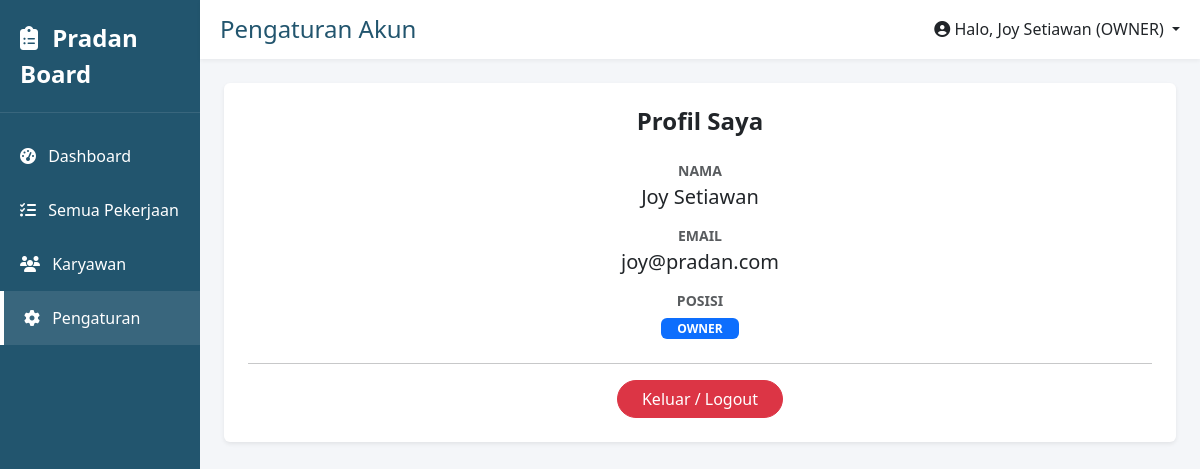
/pengaturan (signed in), run on the app's committed database.
### models.py (models this page shows)
class User(db.Model):
    id = db.Column(db.Integer, primary_key=True)
    name = db.Column(db.String(100), nullable=False)
    email = db.Column(db.String(120), unique=True, nullable=False)
    password = db.Column(db.String(200), nullable=False)
    role = db.Column(db.String(20), nullable=False)
    is_approved = db.Column(db.Boolean, default=False) # Kolom krusial

### app.py (the view)
@app.route('/pengaturan')
def pengaturan():
    user = get_current_user()
    if not user: return redirect(url_for('login'))
    return render_template('pengaturan.html', user=user)

### app.py (called while the page is built)
def get_current_user():
    user_id = session.get('user_id')
    if user_id:
        return db.session.get(User, user_id)
    return None

### templates/pengaturan.html
{% extends "base.html" %}
{% block page_title %}Pengaturan Akun{% endblock %}
{% block content %}
<div class="card border-0 shadow-sm">
    <div class="card-body p-4 text-center">
        <h4 class="fw-bold mb-4">Profil Saya</h4>
        <div class="mb-3">
            <p class="mb-1 text-muted small fw-bold">NAMA</p>
            <h5>{{ user.name }}</h5>
        </div>
        <div class="mb-3">
            <p class="mb-1 text-muted small fw-bold">EMAIL</p>
            <h5>{{ user.email }}</h5>
        </div>
        <div class="mb-4">
            <p class="mb-1 text-muted small fw-bold">POSISI</p>
            <span class="badge bg-primary px-3">{{ user.role.upper() }}</span>
        </div>
        <hr>
        <a href="{{ url_for('logout') }}" class="btn btn-danger rounded-pill px-4">Keluar / Logout</a>
    </div>
</div>
{% endblock %}

### templates/base.html (shortened to what this page needs)
<!DOCTYPE html>
<html lang="id">
<head>
    <link href="https://cdn.jsdelivr.net/npm/bootstrap@5.3.0/dist/css/bootstrap.min.css" rel="stylesheet">
    <link rel="stylesheet" href="https://cdnjs.cloudflare.com/ajax/libs/font-awesome/6.4.0/css/all.min.css">
</head>
<body>
<div class="container-fluid">
    <div class="row">
        <div class="col-md-2 p-0 sidebar d-none d-md-block">
            <div class="brand"><i class="fas fa-clipboard-list me-2"></i> Pradan Board</div>
            <div class="mt-3">
                <a href="{{ url_for('home') }}" class="{% if request.path == '/' %}active{% endif %}"><i class="fas fa-tachometer-alt me-2"></i> Dashboard</a>
                <a href="{{ url_for('semuapekerjaan') }}" class="{% if request.path == '/semuapekerjaan' %}active{% endif %}"><i class="fas fa-tasks me-2"></i> Semua Pekerjaan</a>
                <a href="{{ url_for('karyawan') }}" class="{% if request.path == '/karyawan' %}active{% endif %}"><i class="fas fa-users me-2"></i> Karyawan</a>
                <a href="{{ url_for('pengaturan') }}" class="{% if request.path == '/pengaturan' %}active{% endif %}"><i class="fas fa-cog me-2"></i> Pengaturan</a>
            </div>
        </div>
        <div class="col-md-10 p-0">
            <div class="topbar d-flex justify-content-between align-items-center">
                <h4 class="m-0" style="color: var(--pradan-blue);">{% block page_title %}{% endblock %}</h4>
                <div class="dropdown">
                    <a class="text-dark text-decoration-none dropdown-toggle" href="#" role="button" data-bs-toggle="dropdown">
                        <i class="fas fa-user-circle"></i> Halo, {{ user.name }} ({{ user.role.upper() }})
                    </a>
                </div>
            </div>
            <div class="p-4">
                {% block content %}{% endblock %}
            </div>
        </div>
    </div>
</div>

### templates/base.html (style rules this page uses)
:root { --pradan-blue: #22556e; --pradan-light: #f4f6f9; }
body { background-color: var(--pradan-light); font-family: 'Segoe UI', Tahoma, Geneva, Verdana, sans-serif; }
.sidebar { background-color: var(--pradan-blue); color: white; min-height: 100vh; }
.sidebar .brand { font-size: 1.5rem; font-weight: bold; padding: 20px; border-bottom: 1px solid rgba(255,255,255,0.1); }
.sidebar a { color: white; text-decoration: none; display: block; padding: 15px 20px; transition: 0.3s; }
.sidebar a:hover, .sidebar a.active { background-color: rgba(255,255,255,0.1); border-left: 4px solid white; }
.topbar { background-color: white; box-shadow: 0 2px 4px rgba(0,0,0,0.05); padding: 15px 20px; }

### data on the page
User: name "Joy Setiawan", role "OWNER", email "joy@pradan.com"
